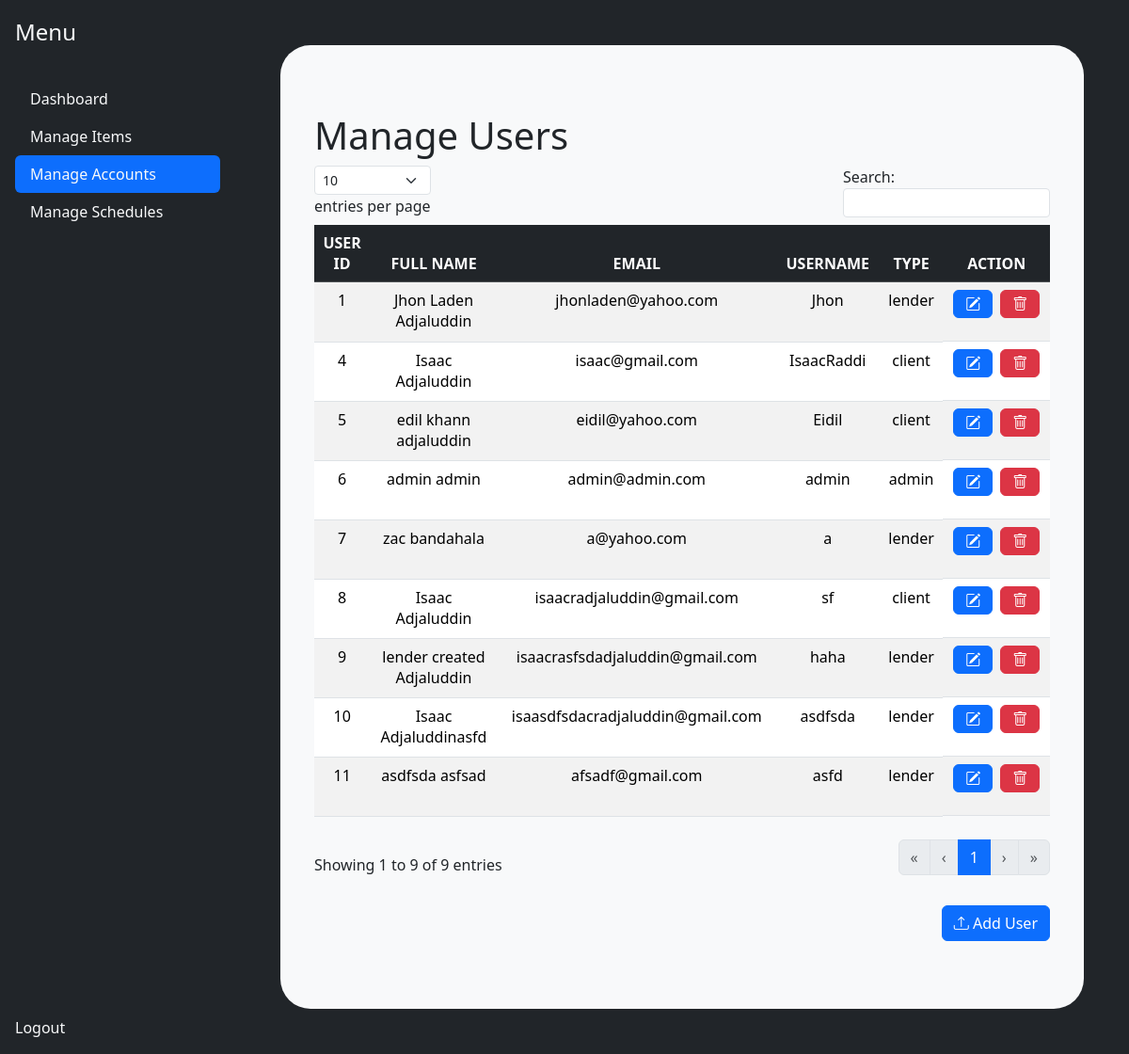
Before: /frontend/admin/manage_accounts.php (signed in) with the older database file.
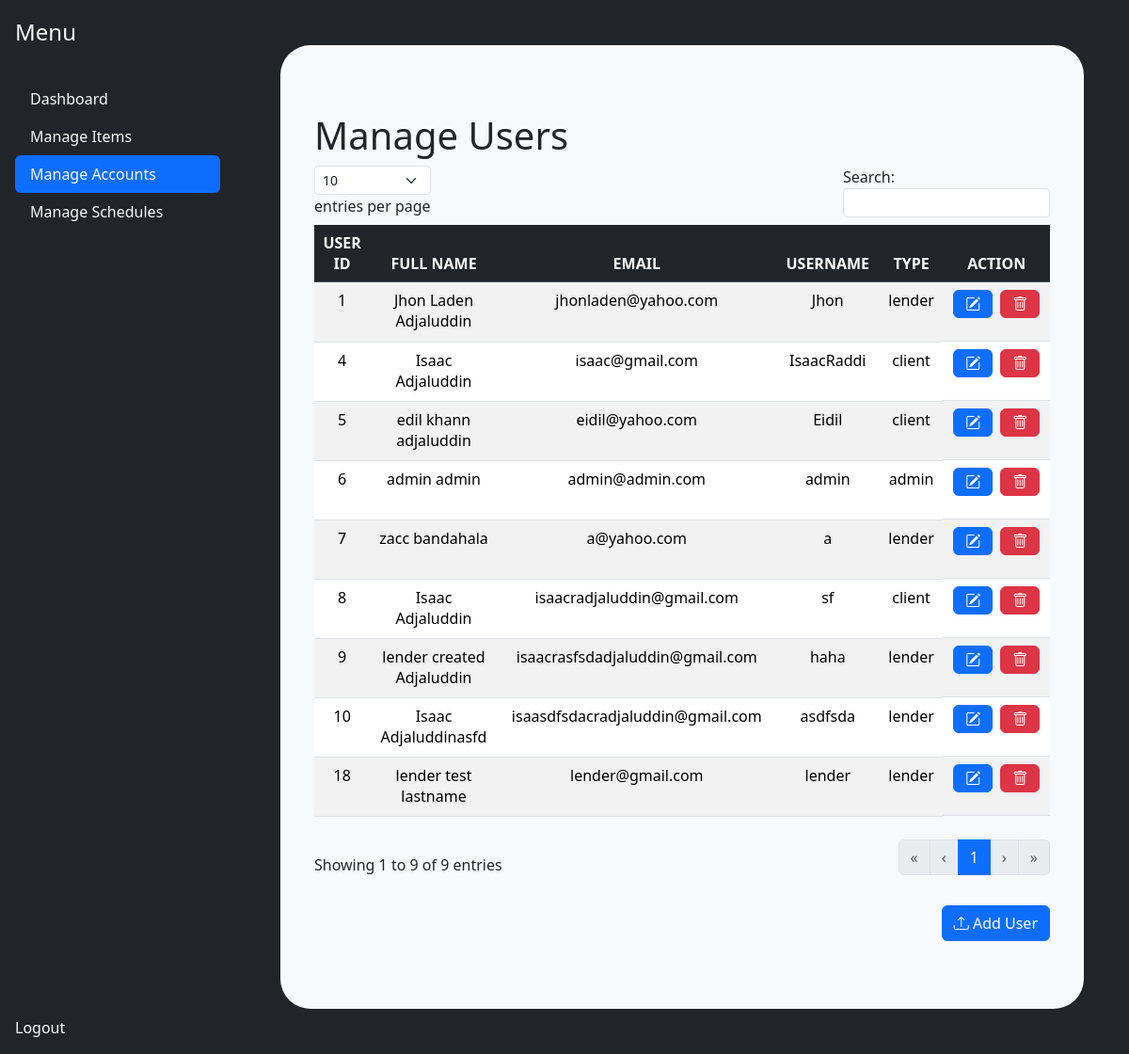
After: the same page with the newer database file.
### tables this page shows
CREATE TABLE `user` (
  `user_id` int(11) NOT NULL,
  `first_name` varchar(255) DEFAULT NULL,
  `middle_name` varchar(255) DEFAULT NULL,
  `last_name` varchar(255) DEFAULT NULL,
  `email` varchar(255) DEFAULT NULL,
  `username` varchar(255) DEFAULT NULL,
  `password` varchar(255) DEFAULT NULL,
  `type` enum('admin','lender','client') DEFAULT 'client',
  `successful_lends` int(11) DEFAULT 0,
  `is_active` tinyint(1) DEFAULT 1
);

### backend/classes/users.class.php (called while the page is built, shortened)
<?php
require_once 'database.php';
class Users{
    protected $db ;
    function __construct(){
        $this->db = new Database();
    }
    function show(){
        $sql = "SELECT * FROM user ; ";
        $query =  $this->db->connect()->prepare($sql);
        if($query->execute()){
            $data = $query->fetchAll();
        }
        return $data;
    }
}
?>

### backend/classes/database.php (called while the page is built)
<?php
class Database{
    private $host = 'localhost';
    private $username = 'root';
    private $password = '';
    private $database = 'rental_management_system';
    protected $connection;
    function connect(){
        try
			{
				$this->connection = new PDO("mysql:host=$this->host;dbname=$this->database",
											$this->username, $this->password);
			}
			catch (PDOException $e)
			{
				echo "Connection error " . $e->getMessage();
			}
        return $this->connection;
    }
}
?>

### frontend/includes/manage_users.php (the view, shortened to what this page needs)
<section class = "container my-5 table-responsive">
            <h1> Manage Users </h1>
            <table class=" table table-striped" id = "example">
            <thead class="table-dark">
                <tr>
                    <th class = "text-center text-uppercase">User ID</th>
                    <th class = "text-center  text-uppercase">Full Name</th>
                    <th class = "text-center text-uppercase">Email</th>
                    <th class = "text-center text-uppercase">Username</th>
                    <th class = "text-center text-uppercase">type</th>
                    <th class = "text-center text-uppercase">ACTION</th>
                </tr>
            </thead>
            <tbody>
                <?php
                    require_once '../../backend/classes/users.class.php';
                    $users = new Users();
                    $results = $users->show();
                    if (!empty($results)) {
                        foreach ($results as $value) {
                            if($value['is_active'] == true){
                ?>
                <tr class = "text-center">
                    <td><?php echo htmlspecialchars($value['user_id']); ?></td>
                    <td><?php echo htmlspecialchars($value['first_name'] . ' ' . $value['last_name']); ?></td>
                    <td><?php echo htmlspecialchars($value['email']); ?></td>
                    <td><?php echo htmlspecialchars($value['username']); ?></td>
                    <td><?php echo htmlspecialchars($value['type']); ?></td>
                    <td class="text-center d-flex justify-content-center gap-2">
                        <form action="../admin/edit_user.php" method="POST" id = "deleteForm">
                            <button class="btn btn-primary  edit-item-btn" >
                                <i class="bi bi-pencil-square"></i>
                            </button>
                        </form>
                        <form action="../../backend/tools/deleteuser_tool.php" method="POST" id = "deleteForm-<?php echo $value['user_id']; ?>">
                            <button type="button" class="btn btn-danger delete-item-btn" data-form-id="deleteForm-<?php echo $value['user_id']; ?>">
                                <i class="bi bi-trash"></i>
                            </button>
                        </form>
                    </td>
                </tr>
                <?php
                            }
                    }
                } ?>
            </tbody>
        </table>
        <div class = "d-flex justify-content-end mt-3">
            <button type="button" class="btn btn-primary" data-bs-toggle="modal" data-bs-target="#registerModal">
            <i class="bi bi-upload"></i> Add User
            </button>
        </div>
        </section>

Changed rows visible on the page:
no longer on this page (row edited): user: user_id "11", first_name+last_name "asdfsda asfsad", email "afsadf@gmail.com", username "asfd", type "lender"
changed user "a@yahoo.com": first_name+last_name "zac bandahala" → "zacc bandahala"
added user: user_id "18", first_name+last_name "lender test lastname", email "lender@gmail.com", username "lender", type "lender"
